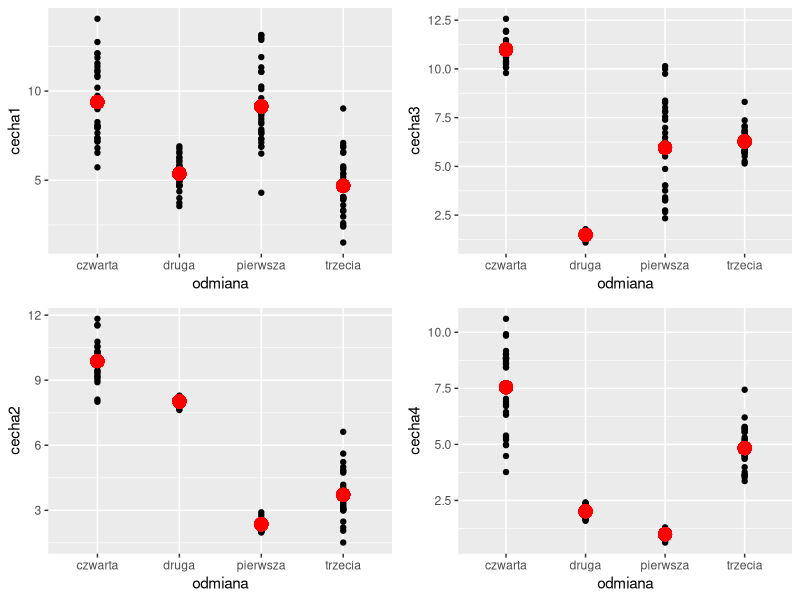
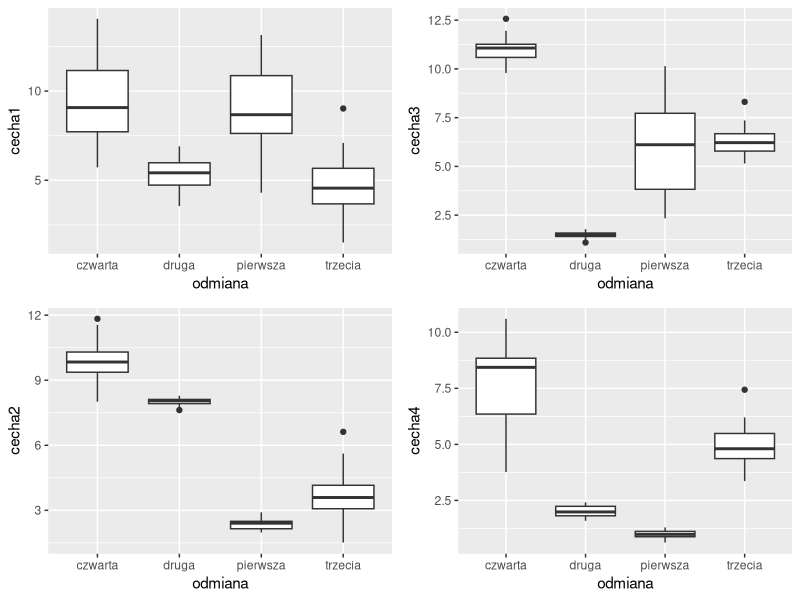
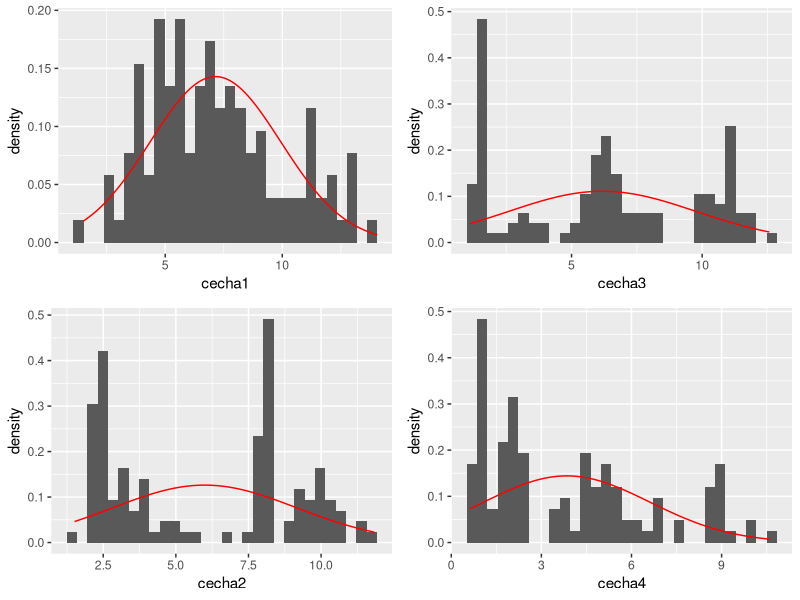
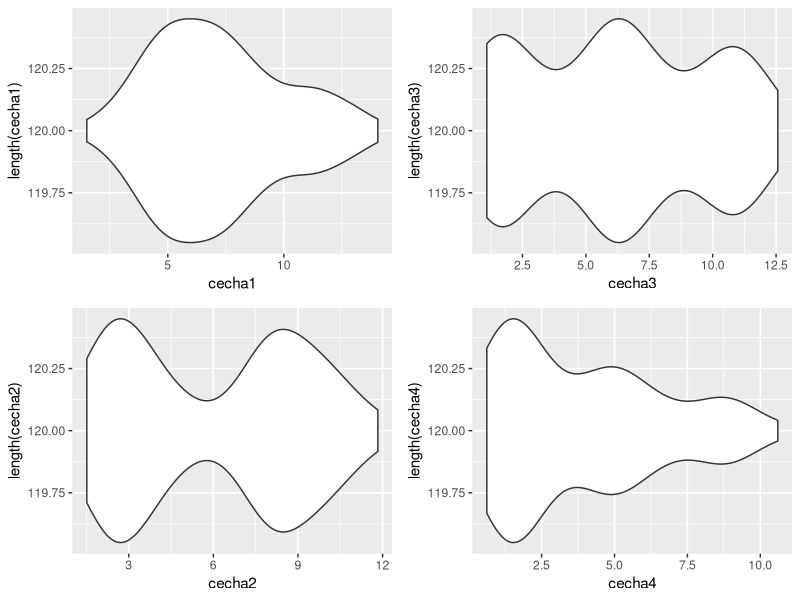

Source code (R) for these figures, in order:
multiplot <- function(..., plotlist=NULL, file, cols=1, layout=NULL) {
  library(grid)
  plots <- c(list(...), plotlist)
  numPlots = length(plots)
  
  if (is.null(layout)) {
    layout <- matrix(seq(1, cols * ceiling(numPlots/cols)),
                     ncol = cols, nrow = ceiling(numPlots/cols))
  }
  
  if (numPlots==1) {
    print(plots[[1]])
    
  } else {
    grid.newpage()
    pushViewport(viewport(layout = grid.layout(nrow(layout), ncol(layout))))
    
    for (i in 1:numPlots) {
      matchidx <- as.data.frame(which(layout == i, arr.ind = TRUE))
      print(plots[[i]], vp = viewport(layout.pos.row = matchidx$row,
                                      layout.pos.col = matchidx$col))
    }
  }
}

library(readxl)
library(ggplot2)

dane = read_excel("Zadanie_domowe_nr_3_2022_2023_KP.xlsx")
odmiana = dane$odmiana
cecha1 = dane$cecha_1
cecha2 = dane$cecha_2
cecha3 = dane$cecha_3
cecha4 = dane$cecha_4

odmiana_1_cecha1 = cecha1[1:30]
odmiana_2_cecha1 = cecha1[31:60]
odmiana_3_cecha1 = cecha1[61:90]
odmiana_4_cecha1 = cecha1[91:120]
odmiana_1_cecha2 = cecha2[1:30]
odmiana_2_cecha2 = cecha2[31:60]
odmiana_3_cecha2 = cecha2[61:90]
odmiana_4_cecha2 = cecha2[91:120]
odmiana_1_cecha3 = cecha3[1:30]
odmiana_2_cecha3 = cecha3[31:60]
odmiana_3_cecha3 = cecha3[61:90]
odmiana_4_cecha3 = cecha3[91:120]
odmiana_1_cecha4 = cecha4[1:30]
odmiana_2_cecha4 = cecha4[31:60]
odmiana_3_cecha4 = cecha4[61:90]
odmiana_4_cecha4 = cecha4[91:120]

x1 = ggplot(dane, aes(x=odmiana, y=cecha1)) + geom_point() +
  geom_point(aes(x="pierwsza", y=mean(odmiana_1_cecha1)), col='red', size=4) +
  geom_point(aes(x="druga", y=mean(odmiana_2_cecha1)), col='red', size=4) +
  geom_point(aes(x="trzecia", y=mean(odmiana_3_cecha1)), col='red', size=4) +
  geom_point(aes(x="czwarta", y=mean(odmiana_4_cecha1)), col='red', size=4) 

x2 = ggplot(dane, aes(x=odmiana, y=cecha2)) + geom_point() +
  geom_point(aes(x="pierwsza", y=mean(odmiana_1_cecha2)), col='red', size=4) +
  geom_point(aes(x="druga", y=mean(odmiana_2_cecha2)), col='red', size=4) +
  geom_point(aes(x="trzecia", y=mean(odmiana_3_cecha2)), col='red', size=4) +
  geom_point(aes(x="czwarta", y=mean(odmiana_4_cecha2)), col='red', size=4)

x3 = ggplot(dane, aes(x=odmiana, y=cecha3)) + geom_point() +
  geom_point(aes(x="pierwsza", y=mean(odmiana_1_cecha3)), col='red', size=4) +
  geom_point(aes(x="druga", y=mean(odmiana_2_cecha3)), col='red', size=4) +
  geom_point(aes(x="trzecia", y=mean(odmiana_3_cecha3)), col='red', size=4) +
  geom_point(aes(x="czwarta", y=mean(odmiana_4_cecha3)), col='red', size=4)

x4 = ggplot(dane, aes(x=odmiana, y=cecha4)) + geom_point() +
  geom_point(aes(x="pierwsza", y=mean(odmiana_1_cecha4)), col='red', size=4) +
  geom_point(aes(x="druga", y=mean(odmiana_2_cecha4)), col='red', size=4) +
  geom_point(aes(x="trzecia", y=mean(odmiana_3_cecha4)), col='red', size=4) +
  geom_point(aes(x="czwarta", y=mean(odmiana_4_cecha4)), col='red', size=4)

x = multiplot(x1, x2, x3, x4, cols=2)
print(x)

y1 = ggplot(dane, aes(x=odmiana, y=cecha1)) + geom_boxplot()
y2 = ggplot(dane, aes(x=odmiana, y=cecha2)) + geom_boxplot()
y3 = ggplot(dane, aes(x=odmiana, y=cecha3)) + geom_boxplot()
y4 = ggplot(dane, aes(x=odmiana, y=cecha4)) + geom_boxplot()

y = multiplot(y1, y2, y3, y4, cols=2)
print(y)

z1 = ggplot(dane, aes(x=cecha1)) + geom_histogram(aes(y=..density..)) + 
  stat_function(fun=dnorm, args=list(mean=mean(cecha1), sd=sd(cecha1)), col="red")

z2 = ggplot(dane, aes(x=cecha2)) + geom_histogram(aes(y=..density..)) + 
  stat_function(fun=dnorm, args=list(mean=mean(cecha2), sd=sd(cecha2)), col="red")

z3 = ggplot(dane, aes(x=cecha3)) + geom_histogram(aes(y=..density..)) + 
  stat_function(fun=dnorm, args=list(mean=mean(cecha3), sd=sd(cecha3)), col="red")

z4 = ggplot(dane, aes(x=cecha4)) + geom_histogram(aes(y=..density..)) + 
  stat_function(fun=dnorm, args=list(mean=mean(cecha4), sd=sd(cecha4)), col="red")

z = multiplot(z1, z2, z3, z4, cols=2)
print(z)

h1 = ggplot(dane, aes(x=cecha1, y=length(cecha1))) + geom_violin()
h2 = ggplot(dane, aes(x=cecha2, y=length(cecha2))) + geom_violin()
h3 = ggplot(dane, aes(x=cecha3, y=length(cecha3))) + geom_violin()
h4 = ggplot(dane, aes(x=cecha4, y=length(cecha4))) + geom_violin()

h = multiplot(h1, h2, h3, h4, cols=2)
print(h)